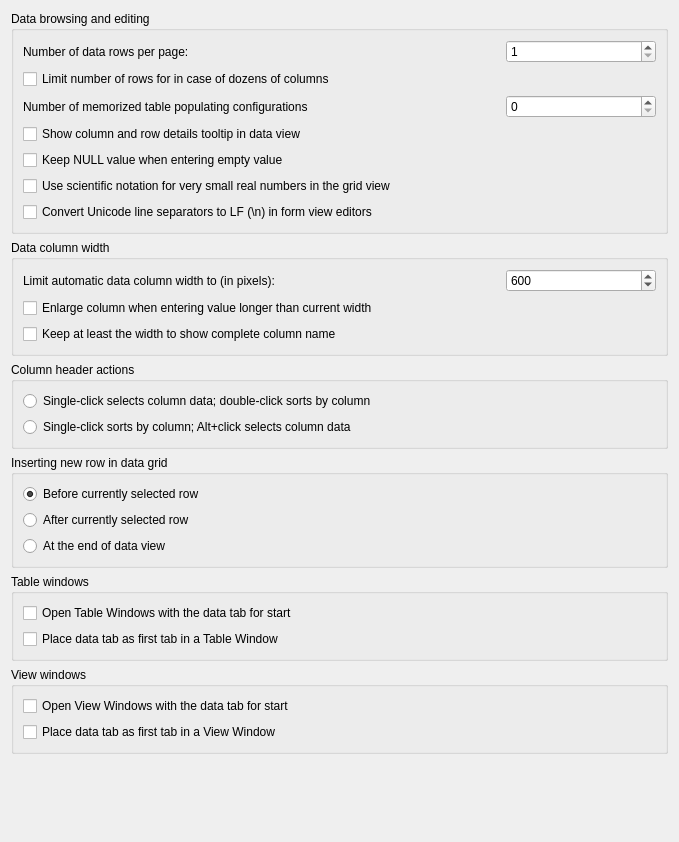
             <widget class="QWidget" name="dataBrowsingScrollAreaContents">
              <property name="geometry">
               <rect>
                <x>0</x>
                <y>0</y>
                <width>679</width>
                <height>842</height>
               </rect>
              </property>
              <layout class="QVBoxLayout" name="verticalLayout_34">
               <item>
                <widget class="QGroupBox" name="dataBrowsingGroup">
                 <property name="title">
                  <string>Data browsing and editing</string>
                 </property>
                 <layout class="QGridLayout" name="gridLayout_2">
                  <item row="0" column="2">
                   <widget class="QSpinBox" name="rowsPerPageSpin">
                    <property name="maximumSize">
                     <size>
                      <width>150</width>
                      <height>16777215</height>
                     </size>
                    </property>
                    <property name="minimum">
                     <number>1</number>
                    </property>
                    <property name="maximum">
                     <number>99999</number>
                    </property>
                    <property name="cfg" stdset="0">
                     <string notr="true">General.NumberOfRowsPerPage</string>
                    </property>
                   </widget>
                  </item>
                  <item row="5" column="0" colspan="3">
                   <widget class="QCheckBox" name="useSciFormatForDoublesCheck">
                    <property name="toolTip">
                     <string>&lt;html&gt;&lt;head/&gt;&lt;body&gt;&lt;p&gt;When enabled, Letos automatically switches to scientific notation for very small real numbers (e.g. &lt;span style=&quot; font-style:italic;&quot;&gt;5.3e-21&lt;/span&gt;).&lt;br/&gt;Decimal notation is used for values whose magnitude allows a readable decimal representation.&lt;/p&gt;&lt;p&gt;When disabled, real numbers are always displayed using decimal notation, even if this results in very long fractional parts.&lt;/p&gt;&lt;/body&gt;&lt;/html&gt;</string>
                    </property>
                    <property name="text">
                     <string>Use scientific notation for very small real numbers in the grid view</string>
                    </property>
                    <property name="cfg" stdset="0">
                     <string notr="true">General.UseSciFormatForDoubles</string>
                    </property>
                   </widget>
                  </item>
                  <item row="0" column="0" colspan="2">
                   <widget class="QLabel" name="rowsPerPageLabel">
                    <property name="text">
                     <string>Number of data rows per page:</string>
                    </property>
                   </widget>
                  </item>
                  <item row="2" column="2">
                   <widget class="QSpinBox" name="memPopulConfigsCheck">
                    <property name="toolTip">
                     <string>&lt;p&gt;Maximum number of configurations of Populate Table dialog stored in configuration. Value of 100 should be sufficient.&lt;/p&gt;</string>
                    </property>
                    <property name="maximum">
                     <number>999999</number>
                    </property>
                    <property name="cfg" stdset="0">
                     <string notr="true">General.PopulateHistorySize</string>
                    </property>
                   </widget>
                  </item>
                  <item row="3" column="0" colspan="3">
                   <widget class="QCheckBox" name="tolltipInDataViewCheck">
                    <property name="toolTip">
                     <string>&lt;p&gt;When this is enabled and user holds mouse pointer over a cell in any data view (query results, a table data, a view data) a tooltip will appear with details about the cell - it includes details like column data type, constraints, ROWID and others.&lt;/p&gt;</string>
                    </property>
                    <property name="text">
                     <string>Show column and row details tooltip in data view</string>
                    </property>
                    <property name="cfg" stdset="0">
                     <string notr="true">General.ShowDataViewTooltips</string>
                    </property>
                   </widget>
                  </item>
                  <item row="2" column="0" colspan="2">
                   <widget class="QLabel" name="memPopulConfigsLabel">
                    <property name="toolTip">
                     <string>&lt;p&gt;Maximum number of configurations of Populate Table dialog stored in configuration. Value of 100 should be sufficient.&lt;/p&gt;</string>
                    </property>
                    <property name="text">
                     <string>Number of memorized table populating configurations</string>
                    </property>
                   </widget>
                  </item>
                  <item row="6" column="0" colspan="3">
                   <widget class="QCheckBox" name="useLfForMultilineBox">
                    <property name="toolTip">
                     <string>&lt;html&gt;&lt;head/&gt;&lt;body&gt;&lt;p&gt;Converts Unicode line separators (U+2028, U+2029) to the standard LF (&lt;span style=&quot; font-family:'monospace';&quot;&gt;\n&lt;/span&gt;) character when editing text in form view editor.&lt;/p&gt;&lt;p&gt;Disable to preserve the original characters.&lt;/p&gt;&lt;/body&gt;&lt;/html&gt;</string>
                    </property>
                    <property name="text">
                     <string>Convert Unicode line separators to LF (\n) in form view editors</string>
                    </property>
                    <property name="cfg" stdset="0">
                     <string>General.UseLfForMultilineEditors</string>
                    </property>
                   </widget>
                  </item>
                  <item row="1" column="0" colspan="3">
                   <widget class="QCheckBox" name="limitColumnsVsRowsCheck">
                    <property name="toolTip">
                     <string>&lt;html&gt;&lt;head/&gt;&lt;body&gt;&lt;p&gt;If query results contain dozens (or hundreds) of columns, it is more likely that it will exhaust free memory of your computer by loading several gigabytes of data at once. Letos may try to limit number of results displayed on one page in such cases to protect your computer. If you know that you don't work with big values in database, you can disable this limit and you will always see as many rows as defined per page.&lt;/p&gt;&lt;/body&gt;&lt;/html&gt;</string>
                    </property>
                    <property name="text">
                     <string>Limit number of rows for in case of dozens of columns</string>
                    </property>
                    <property name="cfg" stdset="0">
                     <string notr="true">General.LimitRowsForManyColumns</string>
                    </property>
                   </widget>
                  </item>
                  <item row="4" column="0" colspan="3">
                   <widget class="QCheckBox" name="keepNullWhenEmptyCheck">
                    <property name="toolTip">
                     <string>&lt;p&gt;When editing a cell which used to have NULL value and entering empty string as new value, then this option determinates whether the new value should remain NULL (have this option enabled), or should it be overwritten with empty string value (have this option disabled).&lt;/p&gt;</string>
                    </property>
                    <property name="text">
                     <string>Keep NULL value when entering empty value</string>
                    </property>
                    <property name="cfg" stdset="0">
                     <string notr="true">General.KeepNullWhenEmptyValue</string>
                    </property>
                   </widget>
                  </item>
                 </layout>
                </widget>
               </item>
               <item>
                <widget class="QGroupBox" name="dataColumnWdGroup">
                 <property name="title">
                  <string>Data column width</string>
                 </property>
                 <layout class="QGridLayout" name="gridLayout_9">
                  <item row="1" column="0" colspan="2">
                   <widget class="QCheckBox" name="enlargeColumnCheck">
                    <property name="toolTip">
                     <string>&lt;html&gt;&lt;head/&gt;&lt;body&gt;&lt;p&gt;When user enters new value into column and the value is bigger than the current column width, the application will enlarge the column to fit the new value, but not wider than the limit defined in the option above.&lt;/p&gt;&lt;/body&gt;&lt;/html&gt;</string>
                    </property>
                    <property name="text">
                     <string>Enlarge column when entering value longer than current width</string>
                    </property>
                    <property name="cfg" stdset="0">
                     <string notr="true">General.EnlargeColumnForValue</string>
                    </property>
                   </widget>
                  </item>
                  <item row="0" column="1">
                   <widget class="QSpinBox" name="initColWidthLimitSpin">
                    <property name="maximumSize">
                     <size>
                      <width>150</width>
                      <height>16777215</height>
                     </size>
                    </property>
                    <property name="toolTip">
                     <string>&lt;p&gt;When the data is read into grid view columns width is automatically adjusted. This value limits the initial width for the adjustment, but user can still resize the column manually over this limit.&lt;/p&gt;</string>
                    </property>
                    <property name="minimum">
                     <number>10</number>
                    </property>
                    <property name="maximum">
                     <number>99999</number>
                    </property>
                    <property name="value">
                     <number>600</number>
                    </property>
                    <property name="cfg" stdset="0">
                     <string notr="true">General.MaxInitialColumnWith</string>
                    </property>
                   </widget>
                  </item>
                  <item row="0" column="0">
                   <widget class="QLabel" name="initColWidthLimitLabel">
                    <property name="toolTip">
                     <string>&lt;html&gt;&lt;head/&gt;&lt;body&gt;&lt;p&gt;When the data is read into grid view columns width is automatically adjusted. This value limits the initial width for the adjustment, but user can still resize the column manually over this limit. This value is also used when enlarging column upon new, longer value entered by the user (see option below).&lt;/p&gt;&lt;/body&gt;&lt;/html&gt;</string>
                    </property>
                    <property name="text">
                     <string>Limit automatic data column width to (in pixels):</string>
                    </property>
                   </widget>
                  </item>
                  <item row="2" column="0" colspan="2">
                   <widget class="QCheckBox" name="keepColNameCheck">
                    <property name="toolTip">
                     <string>&lt;html&gt;&lt;head/&gt;&lt;body&gt;&lt;p&gt;Initial width of data columns will be set to at least show complete name of the column in the header. This can still be overwritten by the initial limit of column width specified in pixels (the setting above).&lt;/p&gt;&lt;/body&gt;&lt;/html&gt;</string>
                    </property>
                    <property name="text">
                     <string>Keep at least the width to show complete column name</string>
                    </property>
                    <property name="cfg" stdset="0">
                     <string notr="true">General.ColumnWidthForName</string>
                    </property>
                   </widget>
                  </item>
                 </layout>
                </widget>
               </item>
               <item>
                <widget class="QGroupBox" name="columnHdrActionGroup">
                 <property name="title">
                  <string>Column header actions</string>
                 </property>
                 <layout class="QVBoxLayout" name="verticalLayout_25">
                  <item>
                   <widget class="ConfigRadioButton" name="colHdrClickSelectsRadio">
                    <property name="text">
                     <string>Single-click selects column data; double-click sorts by column</string>
                    </property>
                    <property name="cfg" stdset="0">
                     <string>General.SingleColumnClickSort</string>
                    </property>
                    <property name="assignedValue" stdset="0">
                     <bool>false</bool>
                    </property>
                   </widget>
                  </item>
                  <item>
                   <widget class="ConfigRadioButton" name="colHdrClickSortsRadio">
                    <property name="text">
                     <string>Single-click sorts by column; Alt+click selects column data</string>
                    </property>
                    <property name="cfg" stdset="0">
                     <string>General.SingleColumnClickSort</string>
                    </property>
                    <property name="assignedValue" stdset="0">
                     <bool>true</bool>
                    </property>
                   </widget>
                  </item>
                 </layout>
                </widget>
               </item>
               <item>
                <widget class="QGroupBox" name="insertRowPlacementGroup">
                 <property name="title">
                  <string>Inserting new row in data grid</string>
                 </property>
                 <layout class="QVBoxLayout" name="verticalLayout_33">
                  <item>
                   <widget class="ConfigRadioButton" name="insertRowBeforeRadio">
                    <property name="text">
                     <string>Before currently selected row</string>
                    </property>
                    <property name="checked">
                     <bool>true</bool>
                    </property>
                    <property name="assignedValue" stdset="0">
                     <number>0</number>
                    </property>
                    <property name="cfg" stdset="0">
                     <string notr="true">General.InsertRowPlacement</string>
                    </property>
                   </widget>
                  </item>
                  <item>
                   <widget class="ConfigRadioButton" name="insertRowAfterRadio">
                    <property name="text">
                     <string>After currently selected row</string>
                    </property>
                    <property name="assignedValue" stdset="0">
                     <number>1</number>
                    </property>
                    <property name="cfg" stdset="0">
                     <string notr="true">General.InsertRowPlacement</string>
                    </property>
                   </widget>
                  </item>
                  <item>
                   <widget class="ConfigRadioButton" name="insertRowAtEndRadio">
                    <property name="text">
                     <string>At the end of data view</string>
                    </property>
                    <property name="assignedValue" stdset="0">
                     <number>2</number>
                    </property>
                    <property name="cfg" stdset="0">
                     <string notr="true">General.InsertRowPlacement</string>
                    </property>
                   </widget>
                  </item>
                 </layout>
                </widget>
               </item>
               <item>
                <widget class="QGroupBox" name="tableWinGroup">
                 <property name="title">
                  <string>Table windows</string>
                 </property>
                 <layout class="QVBoxLayout" name="verticalLayout_18">
                  <item>
                   <widget class="QCheckBox" name="openTablesOnDataCheck">
                    <property name="toolTip">
                     <string>&lt;p&gt;When enabled, Table Windows will show up with the data tab, instead of the structure tab.&lt;/p&gt;</string>
                    </property>
                    <property name="text">
                     <string>Open Table Windows with the data tab for start</string>
                    </property>
                    <property name="cfg" stdset="0">
                     <string notr="true">General.OpenTablesOnData</string>
                    </property>
                   </widget>
                  </item>
                  <item>
                   <widget class="QCheckBox" name="dataTabInTableAsFirstCheck">
                    <property name="toolTip">
                     <string>&lt;p&gt;When enabled the &quot;Data&quot; tab will be placed as first tab in every Table Window, instead of being at second place.&lt;/p&gt;</string>
                    </property>
                    <property name="text">
                     <string>Place data tab as first tab in a Table Window</string>
                    </property>
                    <property name="cfg" stdset="0">
                     <string notr="true">General.DataTabAsFirstInTables</string>
                    </property>
                   </widget>
                  </item>
                 </layout>
                </widget>
               </item>
               <item>
                <widget class="QGroupBox" name="viewWinGroup">
                 <property name="title">
                  <string>View windows</string>
                 </property>
                 <layout class="QVBoxLayout" name="verticalLayout_19">
                  <item>
                   <widget class="QCheckBox" name="openViewsOnDataCheck">
                    <property name="toolTip">
                     <string>&lt;p&gt;When enabled, View Windows will show up with the data tab, instead of the structure tab.&lt;/p&gt;</string>
                    </property>
                    <property name="text">
                     <string>Open View Windows with the data tab for start</string>
                    </property>
                    <property name="cfg" stdset="0">
                     <string notr="true">General.OpenViewsOnData</string>
                    </property>
                   </widget>
                  </item>
                  <item>
                   <widget class="QCheckBox" name="dataTabInViewAsFirstCheck">
                    <property name="toolTip">
                     <string>&lt;p&gt;When enabled the &quot;Data&quot; tab will be placed as first tab in every View Window, instead of being at second place.&lt;/p&gt;</string>
                    </property>
                    <property name="text">
                     <string>Place data tab as first tab in a View Window</string>
                    </property>
                    <property name="cfg" stdset="0">
                     <string notr="true">General.DataTabAsFirstInViews</string>
                    </property>
                   </widget>
                  </item>
                 </layout>
                </widget>
               </item>
               <item>
                <spacer name="verticalSpacer_6">
                 <property name="orientation">
                  <enum>Qt::Orientation::Vertical</enum>
                 </property>
                 <property name="sizeHint" stdset="0">
                  <size>
                   <width>20</width>
                   <height>40</height>
                  </size>
                 </property>
                </spacer>
               </item>
              </layout>
             </widget>
